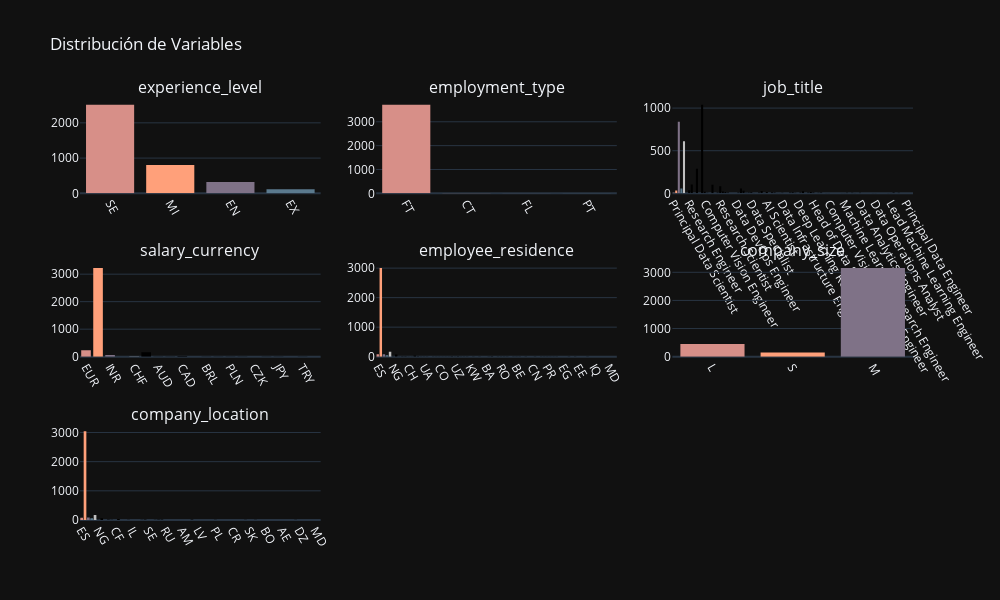

This figure's notebook cell:
### Markdown cell above
Creates a graph to visualize our categorical variables:

### Code cell
import plotly.graph_objects as go
from plotly.subplots import make_subplots

cols = ['experience_level', 'employment_type', 'job_title', 'salary_currency', 'employee_residence', 'company_size', "company_location"]
fig = make_subplots(rows=3, cols=3, subplot_titles=cols)

for i, col in enumerate(cols):
    row = i // 3 + 1
    col = i % 3 + 1
    fig.add_trace(go.Histogram(x=df[cols[i]], nbinsx=20, name=f'Distribución de {cols[i]}', marker = dict(color=["#d78f88", 'lightsalmon', '#7f7287', '#5b7a8e', 'silver'])), row=row, col=col)

fig.update_yaxes(showticklabels=False, row=3, col=3)
fig.update_coloraxes(colorscale='viridis')
fig.update_layout(height=600, width=1000, title_text="Distribución de Variables", showlegend=False, template='plotly_dark')
fig.update_xaxes(tickangle=60)
plt.tight_layout()
fig.show()

### Figure 1 — Plotly figure (JSON) as saved in the notebook; plotly's stock layout.template omitted (floating-point values rounded to 4 significant figures; data arrays with more than 128 entries replaced by an {"elided": "..."} marker saying what was removed)
{"data": [{"marker": {"color": ["#d78f88", "lightsalmon", "#7f7287", "#5b7a8e", "silver"]}, "name": "Distribución de experience_level", "nbinsx": 20, "type": "histogram", "x": {"elided": "3755 str values"}, "xaxis": "x", "yaxis": "y"}, {"marker": {"color": ["#d78f88", "lightsalmon", "#7f7287", "#5b7a8e", "silver"]}, "name": "Distribución de employment_type", "nbinsx": 20, "type": "histogram", "x": {"elided": "3755 str values"}, "xaxis": "x2", "yaxis": "y2"}, {"marker": {"color": ["#d78f88", "lightsalmon", "#7f7287", "#5b7a8e", "silver"]}, "name": "Distribución de job_title", "nbinsx": 20, "type": "histogram", "x": {"elided": "3755 str values"}, "xaxis": "x3", "yaxis": "y3"}, {"marker": {"color": ["#d78f88", "lightsalmon", "#7f7287", "#5b7a8e", "silver"]}, "name": "Distribución de salary_currency", "nbinsx": 20, "type": "histogram", "x": {"elided": "3755 str values"}, "xaxis": "x4", "yaxis": "y4"}, {"marker": {"color": ["#d78f88", "lightsalmon", "#7f7287", "#5b7a8e", "silver"]}, "name": "Distribución de employee_residence", "nbinsx": 20, "type": "histogram", "x": {"elided": "3755 str values"}, "xaxis": "x5", "yaxis": "y5"}, {"marker": {"color": ["#d78f88", "lightsalmon", "#7f7287", "#5b7a8e", "silver"]}, "name": "Distribución de company_size", "nbinsx": 20, "type": "histogram", "x": {"elided": "3755 str values"}, "xaxis": "x6", "yaxis": "y6"}, {"marker": {"color": ["#d78f88", "lightsalmon", "#7f7287", "#5b7a8e", "silver"]}, "name": "Distribución de company_location", "nbinsx": 20, "type": "histogram", "x": {"elided": "3755 str values"}, "xaxis": "x7", "yaxis": "y7"}], "layout": {"annotations": [{"font": {"size": 16}, "showarrow": false, "text": "experience_level", "x": 0.1444, "xanchor": "center", "xref": "paper", "y": 1, "yanchor": "bottom", "yref": "paper"}, {"font": {"size": 16}, "showarrow": false, "text": "employment_type", "x": 0.5, "xanchor": "center", "xref": "paper", "y": 1, "yanchor": "bottom", "yref": "paper"}, {"font": {"size": 16}, "showarrow": false, "text": "job_title", "x": 0.8556, "xanchor": "center", "xref": "paper", "y": 1, "yanchor": "bottom", "yref": "paper"}, {"font": {"size": 16}, "showarrow": false, "text": "salary_currency", "x": 0.1444, "xanchor": "center", "xref": "paper", "y": 0.6111, "yanchor": "bottom", "yref": "paper"}, {"font": {"size": 16}, "showarrow": false, "text": "employee_residence", "x": 0.5, "xanchor": "center", "xref": "paper", "y": 0.6111, "yanchor": "bottom", "yref": "paper"}, {"font": {"size": 16}, "showarrow": false, "text": "company_size", "x": 0.8556, "xanchor": "center", "xref": "paper", "y": 0.6111, "yanchor": "bottom", "yref": "paper"}, {"font": {"size": 16}, "showarrow": false, "text": "company_location", "x": 0.1444, "xanchor": "center", "xref": "paper", "y": 0.2222, "yanchor": "bottom", "yref": "paper"}], "coloraxis": {"colorscale": [[0, "#440154"], [0.1111, "#482878"], [0.2222, "#3e4989"], [0.3333, "#31688e"], [0.4444, "#26828e"], [0.5556, "#1f9e89"], [0.6667, "#35b779"], [0.7778, "#6ece58"], [0.8889, "#b5de2b"], [1, "#fde725"]]}, "height": 600, "showlegend": false, "title": {"text": "Distribución de Variables"}, "width": 1000, "xaxis": {"anchor": "y", "domain": [0, 0.2889], "tickangle": 60}, "xaxis2": {"anchor": "y2", "domain": [0.3556, 0.6444], "tickangle": 60}, "xaxis3": {"anchor": "y3", "domain": [0.7111, 1], "tickangle": 60}, "xaxis4": {"anchor": "y4", "domain": [0, 0.2889], "tickangle": 60}, "xaxis5": {"anchor": "y5", "domain": [0.3556, 0.6444], "tickangle": 60}, "xaxis6": {"anchor": "y6", "domain": [0.7111, 1], "tickangle": 60}, "xaxis7": {"anchor": "y7", "domain": [0, 0.2889], "tickangle": 60}, "xaxis8": {"anchor": "y8", "domain": [0.3556, 0.6444], "tickangle": 60}, "xaxis9": {"anchor": "y9", "domain": [0.7111, 1], "tickangle": 60}, "yaxis": {"anchor": "x", "domain": [0.7778, 1]}, "yaxis2": {"anchor": "x2", "domain": [0.7778, 1]}, "yaxis3": {"anchor": "x3", "domain": [0.7778, 1]}, "yaxis4": {"anchor": "x4", "domain": [0.3889, 0.6111]}, "yaxis5": {"anchor": "x5", "domain": [0.3889, 0.6111]}, "yaxis6": {"anchor": "x6", "domain": [0.3889, 0.6111]}, "yaxis7": {"anchor": "x7", "domain": [0, 0.2222]}, "yaxis8": {"anchor": "x8", "domain": [0, 0.2222]}, "yaxis9": {"anchor": "x9", "domain": [0, 0.2222], "showticklabels": false}}}
